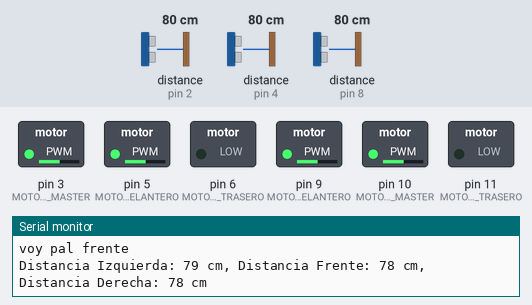
Bench run of a sketch on a simulated Arduino Uno, built with avr-gcc and run on an emulated ATmega328P. On the bench: switched loads named in the sketch (green lamp = pin HIGH), the last lines printed to the serial monitor. Wiring (inferred from the names in the program): 3 × ultrasonic range finder: trigger pin 7, echo pin 2 / trigger pin 12, echo pin 8 / trigger pin 13, echo pin 4. Dashed ring = blinking. The test bench sets the inputs (shaded band); at power-on: distance to the obstacle (sensors on pin 2, pin 4, pin 8) 80 cm. The echo pulse lasts 58.3 µs per cm; pins used as bus, display or sensor lines are not drawn.

Above: at 2.8 s.
2.9 s: distance to the obstacle (sensor on pin 2) set to 13 cm
6.4 s: distance to the obstacle (sensor on pin 2) set to 10 cm
At 8.9 s:
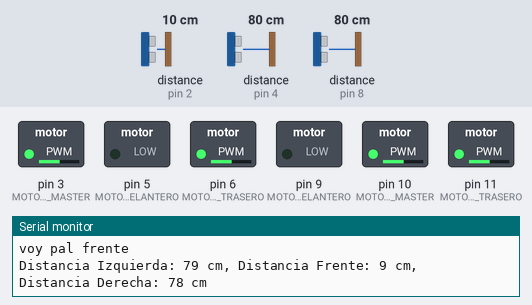
12.4 s: distance to the obstacle (sensor on pin 4) set to 13 cm
15.9 s: distance to the obstacle (sensor on pin 4) set to 10 cm
At 18.6 s:
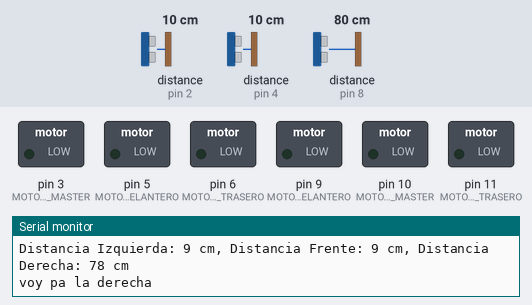
21.6 s: distance to the obstacle (sensor on pin 8) set to 11 cm
25.1 s: distance to the obstacle (sensor on pin 8) set to 8 cm
At 25.65 s:
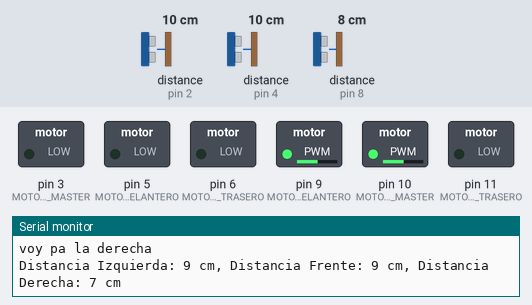
Timing chart, 0 to 32.1 s (numbered marks = the images above; inputs shaded):
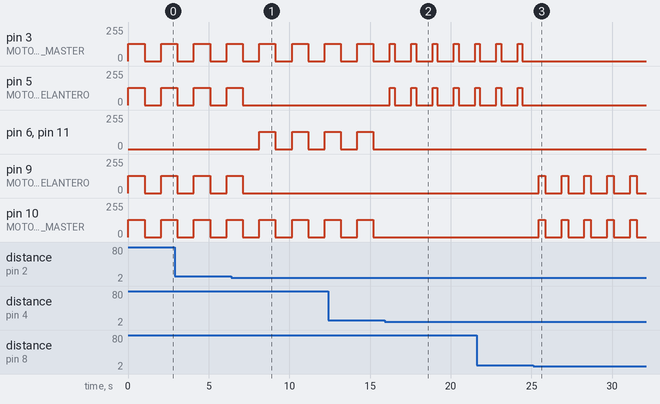

Measured:
- the behaviour switches between 12 and 11 cm on distance to the obstacle (sensor on pin 2) (found by bisection; images 0 and 1)
- the behaviour switches between 12 and 11 cm on distance to the obstacle (sensor on pin 4) (found by bisection; images 1 and 2)
- the behaviour switches between 10 and 9 cm on distance to the obstacle (sensor on pin 8) (found by bisection; images 2 and 3)
- after the input at 6.4 s, pin 5 (MOTOR_IZQ_DELANTERO), pin 9 (MOTOR_DER_DELANTERO): goes on until 7.1 s, then stays 0/255; pin 6 (MOTOR_IZQ_TRASERO), pin 11 (MOTOR_DER_TRASERO): alternates 130/255 for 1.0 s and 0/255 for 1.0 s, starting after 1.7 s
- after the input at 15.9 s, pin 3 (MOTOR_IZQ_MASTER): alternates 130/255 for 0.30 s and 0/255 for 1.0 s, starting after 0.63 s; pin 5 (MOTOR_IZQ_DELANTERO): alternates 130/255 for 0.30 s and 0/255 for 1.0 s, starting after 0.33 s; pin 6 (MOTOR_IZQ_TRASERO), pin 10 (MOTOR_DER_MASTER), pin 11 (MOTOR_DER_TRASERO): stops changing and stays 0/255
- after the input at 25.1 s, pin 3 (MOTOR_IZQ_MASTER), pin 5 (MOTOR_IZQ_DELANTERO): stops changing and stays 0/255; pin 9 (MOTOR_DER_DELANTERO), pin 10 (MOTOR_DER_MASTER): alternates 130/255 for 0.40 s and 0/255 for 1.0 s, starting after 0.36 s
- by itself, pin 3 (MOTOR_IZQ_MASTER), pin 5 (MOTOR_IZQ_DELANTERO), pin 9 (MOTOR_DER_DELANTERO), pin 10 (MOTOR_DER_MASTER): alternates 130/255 for 1.0 s and 0/255 for 1.0 s

The sketch:

Robot.ino
```cpp
const int MOTOR_IZQ_MASTER = 3;
const int MOTOR_IZQ_DELANTERO = 5;
const int MOTOR_IZQ_TRASERO = 6;
const int MOTOR_DER_MASTER = 10;
const int MOTOR_DER_DELANTERO = 9;
const int MOTOR_DER_TRASERO = 11;

const int trigIzq = 13;
const int echoIzq = 4;
const int trigFro = 7;
const int echoFro = 2;
const int trigDer = 12;
const int echoDer = 8;

const int VELOCIDAD = 130;

void setup() {
  pinMode(MOTOR_IZQ_MASTER, OUTPUT);
  pinMode(MOTOR_IZQ_DELANTERO, OUTPUT);
  pinMode(MOTOR_IZQ_TRASERO, OUTPUT);
  pinMode(MOTOR_DER_MASTER, OUTPUT);
  pinMode(MOTOR_DER_DELANTERO, OUTPUT);
  pinMode(MOTOR_DER_TRASERO, OUTPUT);

  Serial.begin(9600);

  pinMode(trigIzq, OUTPUT);
  pinMode(echoIzq, INPUT);
  pinMode(trigFro, OUTPUT);
  pinMode(echoFro, INPUT);
  pinMode(trigDer, OUTPUT);
  pinMode(echoDer, INPUT);
}
void loop() {
  int distanciaIzq = medirDistancia(trigIzq, echoIzq);
  int distanciaFro = medirDistancia(trigFro, echoFro);
  int distanciaDer = medirDistancia(trigDer, echoDer);

  Serial.print("Distancia Izquierda: ");
  Serial.print(distanciaIzq);
  Serial.print(" cm, Distancia Frente: ");
  Serial.print(distanciaFro);
  Serial.print(" cm, Distancia Derecha: ");
  Serial.print(distanciaDer);
  Serial.println(" cm");


 if (distanciaFro > 10) {
    // Si no hay obstáculos en frente (a más de 10 cm), avanzar
    avanzar();
    delay(1000);
    detener();
    delay(500);
    Serial.println("voy pal frente");
} else {
    // Si hay un obstáculo en frente
    if ((distanciaIzq > 10) && (distanciaDer > 10)) {
        // Si hay espacio a ambos lados, retroceder
        retroceder();
        delay(1000);
        detener();
        delay(500);
        Serial.println("atras");
    } else if (distanciaIzq > distanciaDer) {
        // Si hay más espacio a la izquierda, girar a la izquierda
        girarIzquierda();
        delay(400);
        detener();
        delay(500);
        Serial.println("voy pa la izquierda");
    } else {
        // Si hay más espacio a la derecha o igual en ambos lados, girar a la derecha
        girarDerecha();
        delay(300);
        detener();
        delay(500);
        Serial.println("voy pa la derecha");
    }
}


  delay(500);  // Esperar un momento antes de realizar la siguiente lectura
}

void avanzar() {
  analogWrite(MOTOR_IZQ_MASTER, VELOCIDAD);
  analogWrite(MOTOR_IZQ_DELANTERO, VELOCIDAD);
  analogWrite(MOTOR_IZQ_TRASERO, LOW);
  analogWrite(MOTOR_DER_MASTER, VELOCIDAD);
  analogWrite(MOTOR_DER_DELANTERO, VELOCIDAD);
  analogWrite(MOTOR_DER_TRASERO, LOW);
}

void retroceder() {
  analogWrite(MOTOR_IZQ_MASTER, VELOCIDAD);
  analogWrite(MOTOR_IZQ_DELANTERO, LOW);
  analogWrite(MOTOR_IZQ_TRASERO, VELOCIDAD);
  analogWrite(MOTOR_DER_MASTER, VELOCIDAD);
  analogWrite(MOTOR_DER_DELANTERO, LOW);
  analogWrite(MOTOR_DER_TRASERO, VELOCIDAD);
}

void girarIzquierda() {
  analogWrite(MOTOR_IZQ_MASTER, 0);
  analogWrite(MOTOR_IZQ_DELANTERO, 0);
  analogWrite(MOTOR_IZQ_TRASERO, 0);
  analogWrite(MOTOR_DER_MASTER, VELOCIDAD);
  analogWrite(MOTOR_DER_DELANTERO, VELOCIDAD);
  analogWrite(MOTOR_DER_TRASERO, 0);
}

void girarDerecha() {
  analogWrite(MOTOR_IZQ_MASTER, VELOCIDAD);
  analogWrite(MOTOR_IZQ_DELANTERO, VELOCIDAD);
  analogWrite(MOTOR_IZQ_TRASERO, 0);
  analogWrite(MOTOR_DER_MASTER, 0);
  analogWrite(MOTOR_DER_DELANTERO, 0);
  analogWrite(MOTOR_DER_TRASERO, 0);
}
void detener() {
  analogWrite(MOTOR_IZQ_MASTER, 0);
  analogWrite(MOTOR_IZQ_DELANTERO, 0);
  analogWrite(MOTOR_IZQ_TRASERO, 0);
  analogWrite(MOTOR_DER_MASTER, 0);
  analogWrite(MOTOR_DER_DELANTERO, 0);
  analogWrite(MOTOR_DER_TRASERO, 0);
}

int medirDistancia(int trigPin, int echoPin) {
  digitalWrite(trigPin, LOW);
  delayMicroseconds(2);
  digitalWrite(trigPin, HIGH);
  delayMicroseconds(10);
  digitalWrite(trigPin, LOW);
  return pulseIn(echoPin, HIGH) * 0.034 / 2;  // Convertir el tiempo en distancia (cm)
}
```
